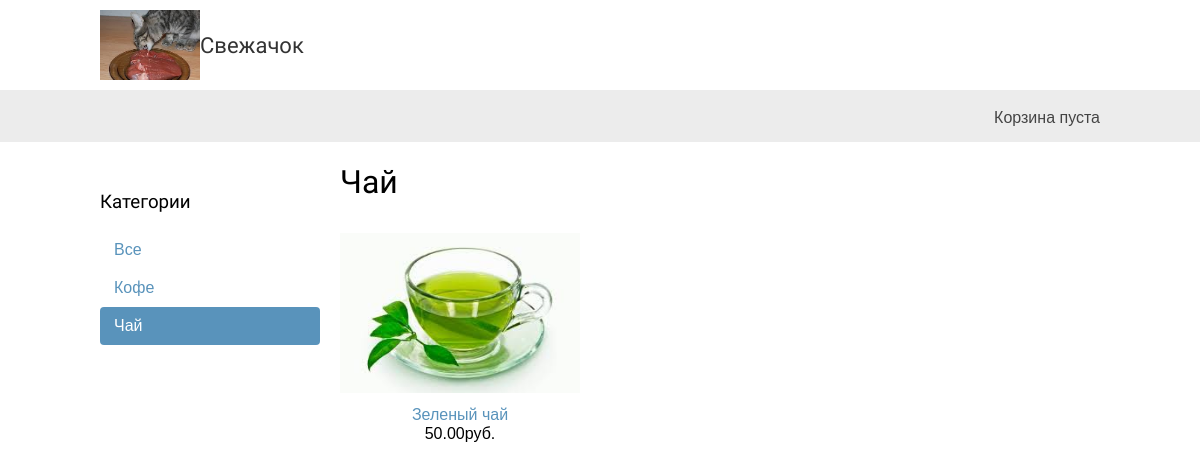
Page /tea/ on the earlier database version.
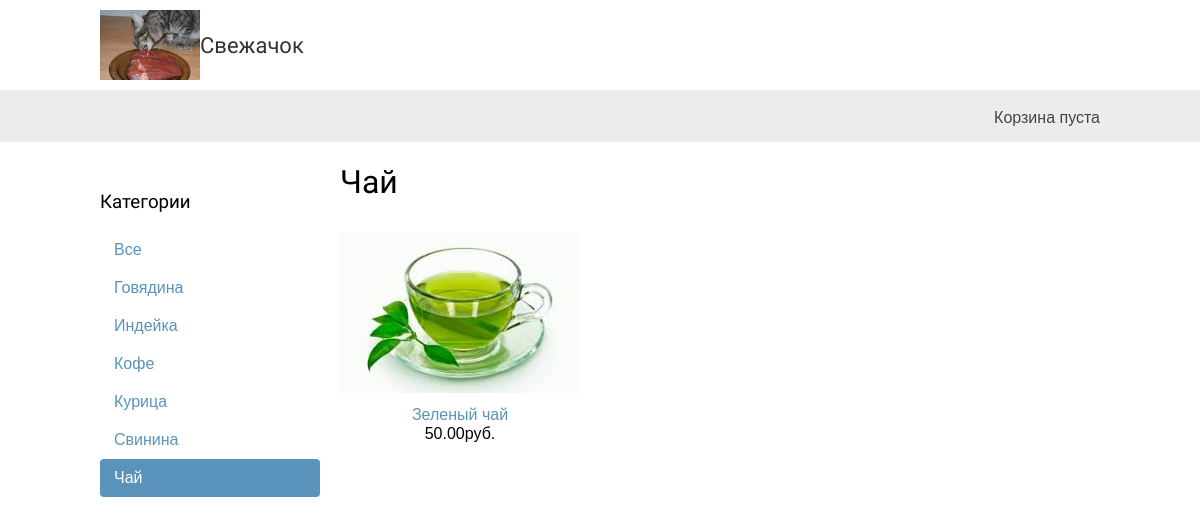
Same page on the later database version.
### shop/models.py (models this page shows, shortened)
class Category(models.Model):
	name = models.CharField(max_length=200, db_index=True)
	slug = models.SlugField(max_length=200, unique=True)
	class Meta():
		ordering = ('name',)
		verbose_name = 'Категория'
		verbose_name_plural = 'Категории'
	def get_absolute_url(self):
		return reverse('shop:product_list_by_category', args=[self.slug])

class Product(models.Model):
	category = models.ForeignKey(Category, related_name='Товары', on_delete=models.CASCADE)
	name = models.CharField(max_length=200, db_index=True)
	slug = models.SlugField(max_length=200, db_index=True)
	image = models.ImageField(upload_to='products/%Y/%m/%d', blank=True)
	description = models.TextField(blank=True)
	price = models.DecimalField(max_digits=10, decimal_places=2)
	available = models.BooleanField(default=True, name='available')
	created = models.DateTimeField(auto_now_add=True)
	updated = models.DateTimeField(auto_now=True)
	class Meta():
		ordering = ('name',)
		index_together = (('id', 'slug'),)
		verbose_name = 'Товар'
		verbose_name_plural = 'Товары'
	def get_absolute_url(self):
		return reverse('shop:product_detail', args=[self.id, self.slug])

### shop/views.py (the view)
# urls.py: path('', views.product_list, name='product_list'),
def product_list(request, category_slug=None):
    category = None
    categories = Category.objects.all()
    products = Product.objects.filter(available=True)
    if category_slug:
        category = get_object_or_404(Category, slug=category_slug)
        products = products.filter(category=category)
    return render(request,
                  'shop/product/list.html',
                  {'category': category,
                   'categories': categories,
                   'products': products})

### cart/cart.py (called while the page is built)
    def __len__(self):
        return sum(item['quantity'] for item in self.cart.values())

### shop/context_processors.py (called while the page is built)
def cart(request):
	return {'cart': Cart(request)}

### shop/templates/shop/product/list.html (shortened to what this page needs)
{% extends "shop/base.html" %}
{% load static %}
{% block content %}
  <div id="sidebar">
    <h3>Категории</h3>
    <ul>
      <li {% if not category %}class="selected"{% endif %}>
        <a href="{% url 'shop:product_list' %}">Все</a>
      </li>
      {% for c in categories %}
        <li {% if category.slug == c.slug %}class="selected"{% endif %}>
          <a href="{{ c.get_absolute_url }}">{{ c.name }}</a>
        </li>
      {% endfor %}
    </ul>
  </div>
  <div id="main" class="product-list">
    <h1>{% if category %}{{ category.name }}{% else %}Товары{% endif %}</h1>
    {% for product in products %}
      <div class="item">
        <a href="{{ product.get_absolute_url }}">
          <img src="{% if product.image %}{{ product.image.url }}{% else %}{% static 'img/no_image.png' %}{% endif %}">
        </a>
        <a href="{{ product.get_absolute_url }}">{{ product.name }}</a><br>
        {{ product.price }}руб.
      </div>
    {% endfor %}
  </div>
{% endblock %}

Differences in the rows shown:
added Category: name "Говядина"
added Category: name "Индейка"
added Category: name "Курица"
added Category: name "Свинина"
